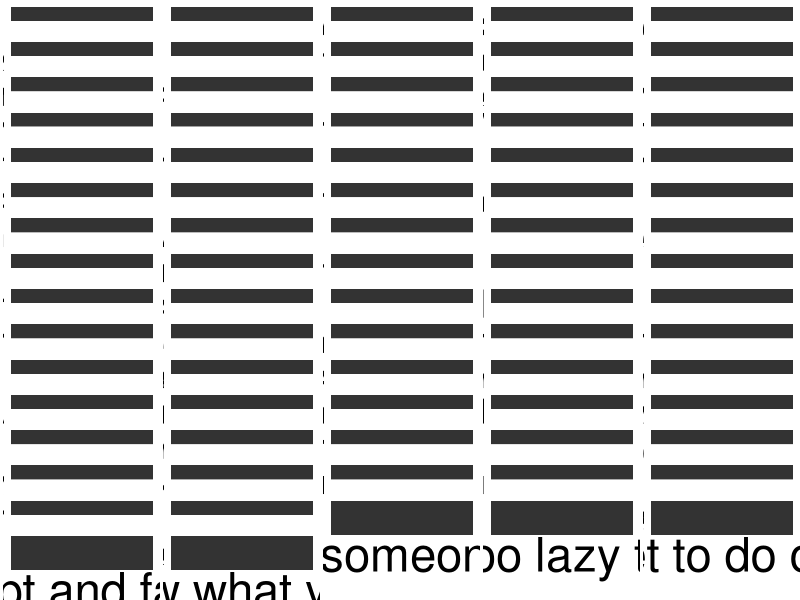
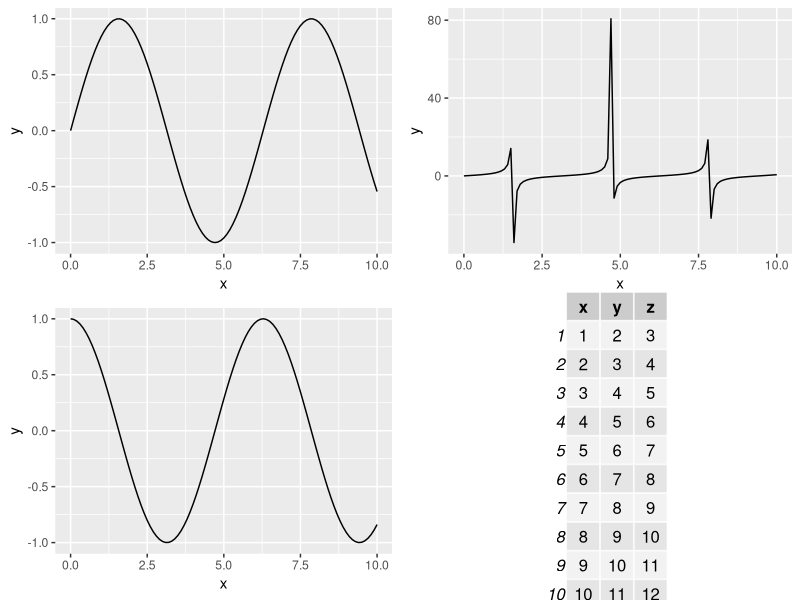

The R source for these figures, in order:
## ---- chunk 1
knitr::opts_chunk$set(echo = TRUE)
## ---- chunk 2
library(tidyverse)
library(ggpubr)
library(gridExtra)
## ---- chunk 3
# rach_df <- list(
#   c(task = 'task1', foot = NA, pic = NA, other = F),
#   c(task = 'task2', foot = NA, pic = NA, other = F),
#   c(task = 'task asdfjhsadfj\naslkdjf alksdfj asdf lasasdflk jasdlkfj', foot = NA, pic = NA, other = F),
#   c(task = 'task asdfjhsadfj\naslkdjf a jasdlkfj', foot = NA, pic = NA, other = F),
#   c(task = 'tasaslkdjf alksdfj asdf lasasdflk jasdlkfj', foot = NA, pic = NA, other = F),
#   c(task = 'task asdfjhsadfj\naslkdjf alksdfj asdf lasasdflk jasdlkfj', foot = NA, pic = NA, other = F),
#   c(task = 'task3', foot = NA, pic = NA, other = F),
#   c(task = 'task4', foot = NA, pic = NA, other = F)
# 
# ) %>%
#   bind_rows()




rach_df <- list(
  data.frame(task = "List 5 things about yourself\nthat are pretty rad.", foot = NA, pic = NA, other = F),
  data.frame(task = "Name one thing that you'll do\ntomorrow better than you did today.", foot = NA, pic = NA, other = F),
  data.frame(task = "Forgive yourself for\nsomething you've done.", foot = NA, pic = NA, other = F),
  data.frame(task = "Forgive someone else for\nsomething they've done.", foot = NA, pic = NA, other = F),
  data.frame(task = "Tell someone why you're\nhappy they're in your life.", foot = NA, pic = NA, other = F),  
   data.frame(task = "List 10 things you're thankful for.", foot = NA, pic = NA, other = F),
     data.frame(task = "Keep a mood diary\n for the day.", foot = NA, pic = NA, other = F),
  data.frame(task = "Complement a stranger.", foot = NA, pic = NA, other = F),    
  data.frame(task = "Call someone you haven't\nspoken to in a while.", foot = NA, pic = NA, other = F),    
  data.frame(task = "Pray for 4 people.", foot = NA, pic = NA, other = F),    
  data.frame(task = "Perform a random act of kindness.", foot = NA, pic = NA, other = F),
  data.frame(task = "Cook something you've never\ncooked before.", foot = NA, pic = NA, other = F),
      data.frame(task = "Cook one of your favorite meals.", foot = NA, pic = NA, other = F),
      data.frame(task = "Cook a meal with your crops,\ny'old farmer lady.", foot = NA, pic = NA, other = F),
  data.frame(task = "Note 5 things in your yard that\nyou've never noticed before.", foot = NA, pic = NA, other = F),    
  data.frame(task = "Mail someone a letter for\no apparent reason.", foot = NA, pic = NA, other = F),
    data.frame(task = "Complete a task that\nyou've failed at previously.", foot = NA, pic = NA, other = F),  
    data.frame(task = "Do something purely for the nostalgia.", foot = NA, pic = NA, other = F),  
  
      data.frame(task = "Watch a VHS (or something\nwe used to have on VHS).", foot = NA, pic = NA, other = F), 
  
      data.frame(task = "Check out some live music.", foot = NA, pic = NA, other = F),
  
  data.frame(task = "Do something you never got\n to do as a kid.", foot = NA, pic = NA, other = F),
      data.frame(task = "Refrain from doing anything stressful today.", foot = NA, pic = NA, other = F),
      data.frame(task = "Sit in the sun\nfor an hour.", foot = NA, pic = NA, other = F),
  
  data.frame(task = "Cross something off the to-do list\nthat you've been putting off.", foot = NA, pic = NA, other = F),
  data.frame(task = "Accept help from someone at work\nwith items on your to-do list.", foot = NA, pic = NA, other = F),
  data.frame(task = "Lose a 'debate'.", foot = NA, pic = NA, other = F),
    data.frame(task = "Follow a friend's advice.", foot = NA, pic = NA, other = F),
  
  
       data.frame(task = "List some goals for tomorrow.", foot = NA, pic = NA, other = F),
   data.frame(task = "List some goals for the week", foot = NA, pic = NA, other = F),
   data.frame(task = "List some goals for the year", foot = NA, pic = NA, other = F),
  
  
  
       data.frame(task = "Watch or listen to 15 minutes each of\n'conservative' and 'liberal' news.", foot = NA, pic = NA, other = F),
  
  data.frame(task = "(On a day when you're frustrated/anxious)\nRemember the feeling is always temporary.", foot = NA, pic = NA, other = F),  
    data.frame(task = "Give yourself a high five\nfor conquering an anxiety attack.\nFrick yeah, buddy.", foot = NA, pic = NA, other = F),
      data.frame(task = "Cry from laughing too hard.", foot = NA, pic = NA, other = F),
  
  
  data.frame(task = "Volunteer somewhere.\nDouble points for meals on wheels.", foot = NA, pic = NA, other = F),
     data.frame(task = "Spend an hour on a gift for someone.", foot = NA, pic = NA, other = F),  
  
     data.frame(task = "Make a conscious attempt to not be the\none to break an awkward silence.", foot = NA, pic = NA, other = F),  
  
  data.frame(task = "Go to bed early.", foot = NA, pic = NA, other = F),
  data.frame(task = "Watch the sunset from start to finish\nwithout going blind.", foot = NA, pic = NA, other = F),
  data.frame(task = "Go 24 hours without alcohol.\nYou can make up for it tomorrow.", foot = NA, pic = NA, other = F),
  
  data.frame(task = "Spend some time cleaning the house.\nExtra points if done with Nick and Mitchell.", foot = NA, pic = NA, other = F),  
  data.frame(task = "Play some VR with Mitchell.", foot = NA, pic = NA, other = F),  
   data.frame(task = "Have a date night with the hubby.\nTell him I'm sorry for missing it.", foot = NA, pic = NA, other = F),
    data.frame(task = "Set aside a day to hang\nwith Nick and Mitchell.", foot = NA, pic = NA, other = F),
  data.frame(task = "Take Mika somewhere she's\n never walked before.", foot = NA, pic = NA, other = F),  
  
    data.frame(task = "Reflect on your day\nfor 15 minutes.", foot = NA, pic = NA, other = F),
  data.frame(task = "Drive alone without music and\nphone for 20 minutes.", foot = NA, pic = NA, other = F),
  data.frame(task = "Listen to a genre of music you\ntypically don't listen to.", foot = NA, pic = NA, other = F),
  
  data.frame(task = "Turn your phone off for 4 hours.", foot = NA, pic = NA, other = F),
   data.frame(task = "Turn your phone off for 8 hours.", foot = NA, pic = NA, other = F),
   data.frame(task = "Leave your phone at home\nwhen you go for a walk.", foot = NA, pic = NA, other = F),  
  data.frame(task = "Don't answer the phone today.", foot = NA, pic = NA, other = F),
  data.frame(task = "Don't use snapchat today.", foot = NA, pic = NA, other = F),

    data.frame(task = "Go 4 hours without vaping.", foot = NA, pic = NA, other = F),
  data.frame(task = "Go 8 hours without vaping.", foot = NA, pic = NA, other = F),
  data.frame(task = "Go a day without vaping.", foot = NA, pic = NA, other = F),

  
  data.frame(task = "Go 24 hours without talking.\nGood luck.", foot = NA, pic = NA, other = F),  
  
  data.frame(task = "Listen to a song while doing\nabsolutely nothing else.", foot = NA, pic = NA, other = F),
     data.frame(task = "Dance to a song when\nyou're by yourself.", foot = NA, pic = NA, other = F),
   data.frame(task = "Dance to a song\nwith someone else.", foot = NA, pic = NA, other = F),
   data.frame(task = "COMPLETELY BELT OUT a song\n when you're by yourself.", foot = NA, pic = NA, other = F),  
   data.frame(task = "Sing (or try to sing) a song\nfrom start to finish.", foot = NA, pic = NA, other = F),
   data.frame(task = "Share a song with someone who\nyou think will like it.", foot = NA, pic = NA, other = F),
  data.frame(task = "Make a song verse,\n or a poem, I guess...", foot = NA, pic = NA, other = F),  
     data.frame(task = "Daaance byyy da liiight\no' da moooooooooon.", foot = NA, pic = NA, other = F),
    data.frame(task = "Throw a snowball at someone.", foot = NA, pic = NA, other = F),

  data.frame(task = "Drink some beer\non the porch.", foot = NA, pic = NA, other = F),
  
  data.frame(task = "Call a cousin unexpectedly.", foot = NA, pic = NA, other = F),
  data.frame(task = "Start a Purgiel 15 roll call.", foot = NA, pic = NA, other = F),
    data.frame(task = "Meet up with some Tam crew peeps.", foot = NA, pic = NA, other = F),
    data.frame(task = "Make one of those weird pickle, mayo,\npeanut butter, cheese+dorrito sammiches.", foot = NA, pic = NA, other = F),
  
     data.frame(task = "Make (or attempt) a dying cow noise. Bonus\npoints if done while pikcing up Mitchell.", foot = NA, pic = NA, other = F),
     data.frame(task = "Do something in public to embarass Mitchell.", foot = NA, pic = NA, other = F),
       data.frame(task = "Do something in public to embarass Nick.", foot = NA, pic = NA, other = F),
  data.frame(task = "List all the Popsisms you can think of.", foot = NA, pic = NA, other = F),
  data.frame(task = "Tell an inside joke that no\none who's present will get.", foot = NA, pic = NA, other = F),
  
  data.frame(task = "Play some dice. YARRRRR!", foot = NA, pic = NA, other = F),
  
  data.frame(task = "Speak French to someone for >2 minutes.\nNo, it doesn't have to make sense.", foot = NA, pic = NA, other = F),
 
  data.frame(task = "Be too lazy to do\none of these tasks today.", foot = NA, pic = NA, other = F),  
  data.frame(task = "Forget to do one of\nthese tasks today.", foot = NA, pic = NA, other = F),
  data.frame(task = "Attempt and fail one\nof these tasks today.", foot = NA, pic = NA, other = F),
     data.frame(task = "Let me know what you think the\nstupidest/ridiculousest task on here is.", foot = NA, pic = NA, other = F)
)

## ---- chunk 4

plots <- map(rach_df[], function(x){

  data <- x
  ggplot(data)+
  geom_tile(aes(x = 0, y = 2.55, width = 2, height = 1))+
  geom_text(aes(label = task), x = 0, y = 2, vjust = 1, hjust = 0.5,
            size = 12)+
    theme_classic()+
  coord_cartesian(xlim = c(-1,1), ylim = c(0,3.5))+
    theme(
      axis.text = element_blank(),
      axis.title = element_blank(),
      axis.ticks = element_blank(),
      axis.line = element_blank(),
      plot.margin=unit(c(-0.5,0,-0.5,0), "in")
    )+
    labs(x = NULL, y = NULL)

}
)



do.call('grid.arrange', c(plots, list(ncol = 5)))

# ggarrange(plots[1], plots[2], ncol = 3)
  
  



## ---- chunk 5

funs <- c(sin, tan, cos)
DF <- data.frame(x=c(0, 10))

g <- lapply(funs, function(fun, df) {
  ggplot(df, aes(x)) + stat_function(fun=fun)
}, df=DF)

#g[[4]] <- tableGrob(data.frame(x = 1:10, y = 2:11, z = 3:12))
#better for programmatic use:
g <- c(g, list(tableGrob(data.frame(x = 1:10, y = 2:11, z = 3:12))))

do.call(grid.arrange, g)
